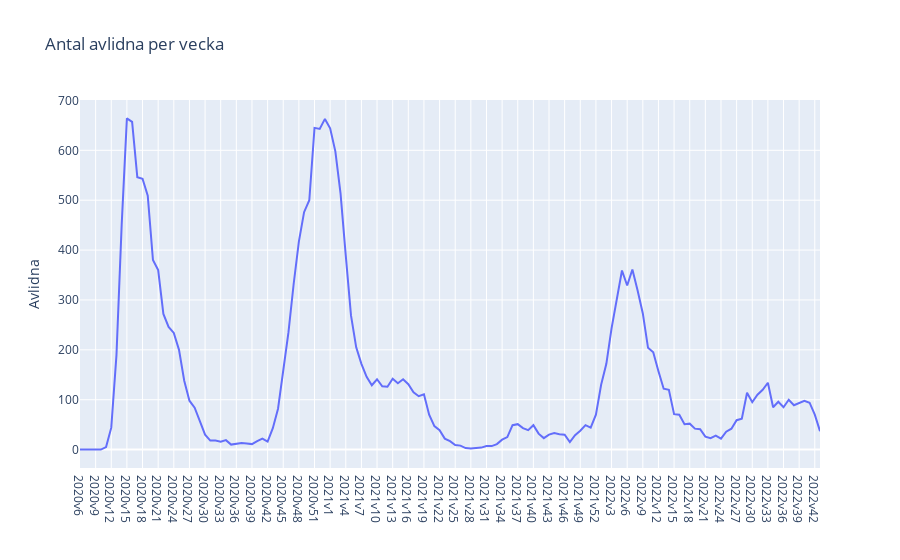

Notebook code cell kept with this figure:
### Code cell
# c)

fig = px.line(
    covid19_veckodata_Riket,
    x='Vecka',
    y='Antal_avlidna_vecka',
    title='Antal avlidna per vecka',
    
    labels={
        'Antal_avlidna_vecka': 'Avlidna',
        'Vecka': ''
    }
)
fig.show()

fig.write_html("Visualiseringar/avlidna_fall_per_vecka.html")

### Figure 1 — Plotly figure (JSON) as saved in the notebook; plotly's stock layout.template omitted (floating-point values rounded to 4 significant figures; data arrays with more than 128 entries replaced by an {"elided": "..."} marker saying what was removed)
{"data": [{"hovertemplate": "=%{x}<br>Avlidna=%{y}<extra></extra>", "legendgroup": "", "line": {"color": "#636efa", "dash": "solid"}, "marker": {"symbol": "circle"}, "mode": "lines", "name": "", "orientation": "v", "showlegend": false, "type": "scatter", "x": {"elided": "143 str values"}, "xaxis": "x", "y": {"elided": "143 int values"}, "yaxis": "y"}], "layout": {"legend": {"tracegroupgap": 0}, "title": {"text": "Antal avlidna per vecka"}, "xaxis": {"anchor": "y", "domain": [0, 1], "title": {"text": ""}}, "yaxis": {"anchor": "x", "domain": [0, 1], "title": {"text": "Avlidna"}}}}
